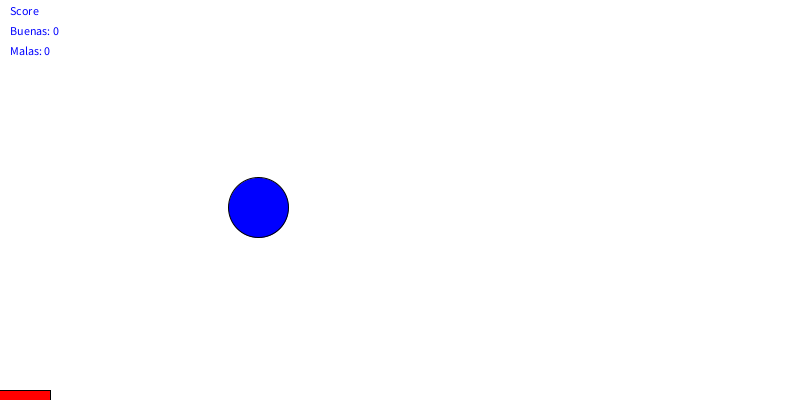
Frame 1 (no input)
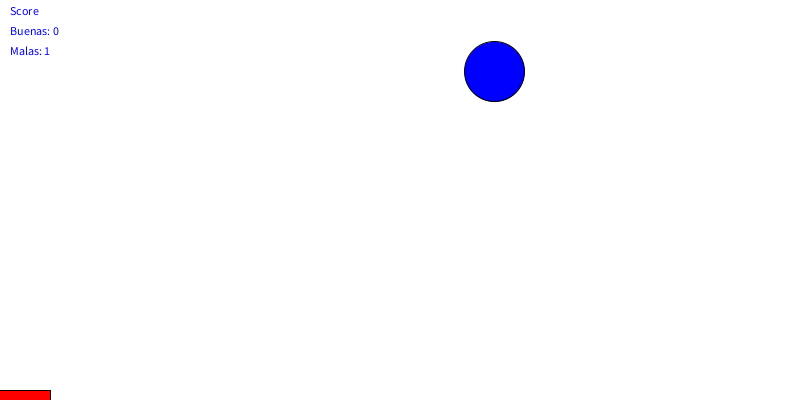
Frame 60 (the mouse pressed at the canvas centre just before this capture)
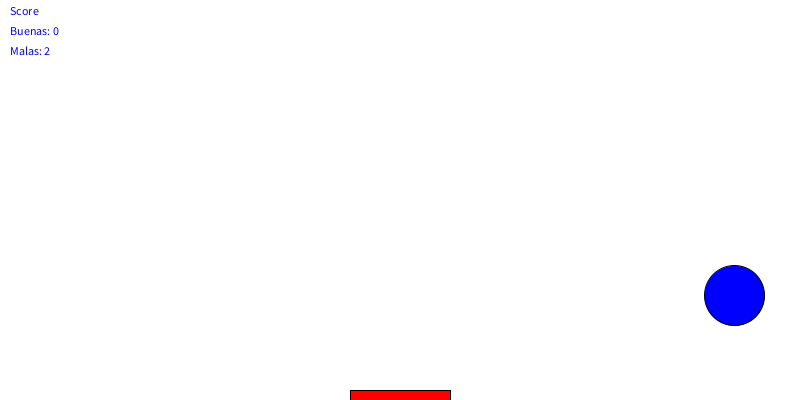
Frame 120 (the mouse held since frame 60 and released just before this capture)

The Processing sketch that drew these frames (run headless with seeded random() and noise(); from frame 60 on, the mouse is pressed at the canvas centre):

// Processing sketch: processing_76481
// ── processing_76481.pde

float posX=random (400);
float posY=random (800);

float sentidoX=4;
float sentidoY=8;

int buenas=0;
int malas=0;

void setup(){
  size(800,400);
  background(255); 

}

void draw(){
  background(255);
  
  fill(255,0,0);
  rect(mouseX-50,height-10,100,10);
  
  fill(0,0,255);
  ellipse(posX,posY,60,60);
  
   posY=posY+sentidoY;
   posX=posX+sentidoX;
   
    if(posY>=height-30){
      sentidoY=-sentidoY;
    float distancia=abs (mouseX-posX);
    if (distancia<=100) buenas=buenas+1;
    else malas=malas+1;
  
    }
    
    if(posY-30<=0){
      sentidoY=-sentidoY;
      
    }
    

    if(posX>=width-30){
      sentidoX=-sentidoX;
    }
    
    if(posX-30<=0){
      sentidoX=-sentidoX;
      
    }
    
    text("Score",10,15);
    text("Buenas: "+buenas,10,35);
    text("Malas: "+malas,10,55);
  
}
